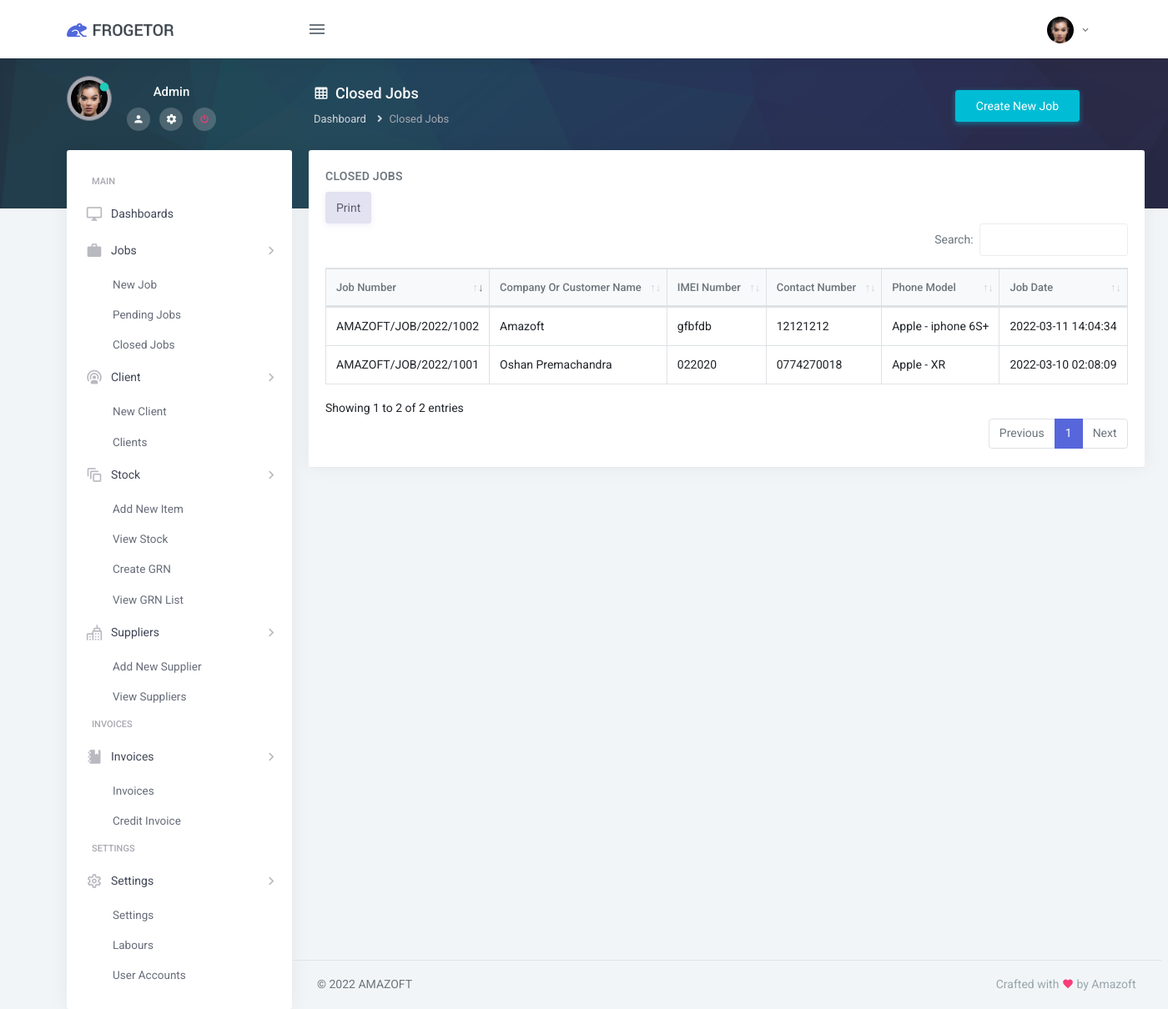
/closed_jobs.php (signed in), run on the app's committed database.
### tables this page shows
CREATE TABLE `users_profile_pic` (
  `users_profile_pic_id` int(11) NOT NULL,
  `user_id` varchar(255) DEFAULT NULL,
  `profile_image` varchar(255) DEFAULT NULL,
  `profile_pic_datetime` timestamp NOT NULL DEFAULT current_timestamp() ON UPDATE current_timestamp()
);

CREATE TABLE `users_login` (
  `user_id` int(3) NOT NULL,
  `name` varchar(255) NOT NULL,
  `email` varchar(255) NOT NULL,
  `password` varchar(255) NOT NULL,
  `role` varchar(3) NOT NULL,
  `tel` varchar(255) NOT NULL,
  `create_date` timestamp NULL DEFAULT current_timestamp()
);

CREATE TABLE `tbl_job_details` (
  `job_details_id` int(11) NOT NULL,
  `job_id` varchar(255) DEFAULT NULL,
  `client_id` varchar(255) DEFAULT NULL,
  `customer_name` varchar(255) DEFAULT NULL,
  `customer_tel` varchar(50) DEFAULT NULL,
  `customer_email` mediumtext DEFAULT NULL,
  `customer_address` mediumtext DEFAULT NULL,
  `m_imei` varchar(255) DEFAULT NULL,
  `s_imei` varchar(255) DEFAULT NULL,
  `make` varchar(50) DEFAULT NULL,
  `model` varchar(50) DEFAULT NULL,
  `fault_note` mediumtext DEFAULT NULL,
  `note` mediumtext DEFAULT NULL,
  `stat` varchar(3) DEFAULT NULL,
  `pattern` varchar(255) DEFAULT NULL,
  `pin_code` varchar(255) DEFAULT NULL,
  `job_detail_date_time` datetime NOT NULL
);

### closed_jobs.php (the view, shortened to what this page needs)
<?php
    $db=new DB();
    $conn=$db->connect();
    $user_id='';
    $user_name='';
    if (isset($_SESSION['Logged']) && $_SESSION['Logged'] == true)
    {
      $user_email = $_SESSION["email"];
      $getEmpQuery=$conn->query("SELECT user_id,name,email,role FROM users_login WHERE email='$user_email' ");
      while ($emp=$getEmpQuery->fetch_array()) {
        $user_id = $emp['0'];
        $user_name = $emp['1'];
      }
    }
    else
    {
        ?>
            <script type="text/javascript">
                window.location.href="login";
            </script>
        <?php
    }
?>
<!DOCTYPE html>
<html lang="en">
    <head>
        <?php include_once('controls/meta.php'); ?>
    </head>
    <body>
        <?php include_once('controls/top_nav.php'); ?>
        <div class="page-wrapper-img">
            <div class="page-wrapper-img-inner">
                <?php include_once('controls/top_nav_user_details.php'); ?>
                <div class="row">
                    <div class="col-sm-12">
                        <div class="page-title-box">
                            <div class="float-right align-item-center mt-2">
                                <button onclick="location.href='new_job'" class="btn btn-info px-4 align-self-center report-btn">Create New Job</button>
                            </div>
                            <h4 class="page-title mb-2"><i class="mdi mdi-table-large mr-2"></i>Closed Jobs</h4>
                            <div class="">
                                <ol class="breadcrumb">
                                    <li class="breadcrumb-item"><a href="index">Dashboard</a></li>
                                    <li class="breadcrumb-item active">Closed Jobs</li>
                                </ol>
                            </div>
                        </div>
                    </div>
                </div>
            </div>
        </div>
        <div class="page-wrapper">
            <div class="page-wrapper-inner">
                <?php include_once('controls/side_nav.php'); ?>
                <div class="page-content">
                    <div class="container-fluid">
                        <div class="row">
                            <div class="col-12">
                                <div class="card">
                                    <div class="card-body">
                                        <h4 class="mt-0 header-title">Closed Jobs</h4>
                                        <table id="Closed-table" class="table table-bordered dt-responsive nowrap" style="border-collapse: collapse; border-spacing: 0; width: 100%;">
                                            <thead>
                                            <tr>
                                                <th>Job Number</th>
                                                <th>Company Or Customer Name</th>
                                                <th>IMEI Number</th>
                                                <th>Contact Number</th>
                                                <th>Phone Model</th>
                                                <th>Job Date</th>
                                            </tr>
                                            </thead>
                                            <tbody>
                                            <?php
                                                $sql = "SELECT * FROM `tbl_job_details` WHERE stat='1'";
                                                $rs=$conn->query($sql);
                                                while($row =$rs->fetch_array())
                                                {
                                                    $JobId=$row[1];
                                                    $CustomerName=$row[3];
                                                    $CustomerTel=$row[4];
                                                    $MIMEI=$row[7];
                                                    $Make=$row[9];
                                                    $Model=$row[10];
                                                    $JobDateTime=$row[16];
                                                    $JobYear = date('Y', strtotime($JobDateTime));
                                            ?>
                                            <tr onclick="location.href='job_card?p=<?php echo base64_encode($JobId);?>'" style="cursor: pointer;">
                                                <td>AMAZOFT/JOB/<?php echo $JobYear; ?>/<?php echo $JobId+1000; ?></td>
                                                <td><?php echo $CustomerName; ?></td>
                                                <td><?php echo $MIMEI; ?></td>
                                                <td><?php echo $CustomerTel; ?></td>
                                                <td><?php echo $Make.' - '.$Model; ?></td>
                                                <td><?php echo $JobDateTime; ?></td>
                                            </tr>
                                            <?php } ?>
                                            </tbody>
                                        </table>
                                    </div>
                                </div>
                            </div>
                        </div>
                    </div>
                    <?php include_once('controls/footer.php'); ?>
                </div>
            </div>
        </div>
    </body>
</html>

### controls/top_nav.php (shortened to what this page needs)
<div class="topbar">
     <nav class="navbar-custom">
        <div class="topbar-left">
            <a href="index" class="logo">
                <span>
                    <img src="assets/images/logo-sm.png" alt="logo-small" class="logo-sm">
                </span>
                <span>
                    <img src="assets/images/logo-dark.png" alt="logo-large" class="logo-lg">
                </span>
            </a>
        </div>
        <ul class="list-unstyled topbar-nav float-right mb-0">
            <li class="dropdown">
                <a class="nav-link dropdown-toggle waves-effect waves-light nav-user" data-toggle="dropdown" href="#" role="button"
                    aria-haspopup="false" aria-expanded="false">
                    <?php
                        $checkProfilePicCount = $conn->query("SELECT count(*) FROM users_profile_pic WHERE user_id='$user_id'");
                        if($cppcRS = $checkProfilePicCount->fetch_array()){
                        $ProfilePicCount = (int)$cppcRS[0];
                        }
                            if($ProfilePicCount == 0){
                    ?>
                            <img alt="image" src="assets/images/profile.jpg" style="width: 32px; height: 32px; object-fit: cover;" class="rounded-circle">
                    <?php }else{ ?>
                    <?php
                        $getUserProPic=$conn->query("SELECT profile_image FROM users_profile_pic WHERE user_id='$user_id' ");
                        if($gunRs = $getUserProPic->fetch_array()){
                            $ProPic = $gunRs[0];
                    ?>
                            <img alt="image" src="user_profile_pic/<?php echo $ProPic; ?>" style="width: 32px; height: 32px; object-fit: cover;" class="rounded-circle">
                        <?php } ?>
                    <?php } ?>
                    <span class="ml-1 nav-user-name hidden-sm"> <i class="mdi mdi-chevron-down"></i> </span>
                </a>
            </li>
        </ul>
        <ul class="list-unstyled topbar-nav mb-0">
            <li>
                <button class="button-menu-mobile nav-link waves-effect waves-light">
                    <i class="mdi mdi-menu nav-icon"></i>
                </button>
            </li>
        </ul>
    </nav>
</div>

### controls/top_nav_user_details.php
<div class="sidebar-user media">
    <?php
        $checkProfilePicCount = $conn->query("SELECT count(*) FROM users_profile_pic WHERE user_id='$user_id'");
        if($cppcRS = $checkProfilePicCount->fetch_array()){
        $ProfilePicCount = (int)$cppcRS[0];
        }
            if($ProfilePicCount == 0){
    ?>
            <img alt="image" src="assets/images/profile.jpg" style="width: 128px; height: 128px; object-fit: cover;" class="rounded-circle img-thumbnail mb-1">
    <?php }else{ ?>
    <?php
        $getUserProPic=$conn->query("SELECT profile_image FROM users_profile_pic WHERE user_id='$user_id' ");
        if($gunRs = $getUserProPic->fetch_array()){
            $ProPic = $gunRs[0];
    ?>
            <img alt="image" src="user_profile_pic/<?php echo $ProPic; ?>" style="width: 54px; height: 54px; object-fit: cover;" class="rounded-circle img-thumbnail mb-1">
        <?php } ?>
    <?php } ?>
    <span class="online-icon"><i class="mdi mdi-record text-success"></i></span>
    <div class="media-body">
        <h5 class="text-light"><?php echo $user_name; ?></h5>
        <ul class="list-unstyled list-inline mb-0 mt-2">
            <li class="list-inline-item">
                <a href="index" class=""><i class="mdi mdi-account text-light"></i></a>
            </li>
            <li class="list-inline-item">
                <a href="settings" class=""><i class="mdi mdi-settings text-light"></i></a>
            </li>
            <li class="list-inline-item">
                <a href="signout" class=""><i class="mdi mdi-power text-danger"></i></a>
            </li>
        </ul>
    </div>
</div>

### data on the page
users_profile_pic: profile_image (picture)
users_login: name "Admin"
tbl_job_details: job_detail_date_time "2022", $JobId+1000 "1001", customer_name "Oshan Premachandra", m_imei "022020", customer_tel "0774270018", make "Apple", model "XR", job_detail_date_time "2022-03-10 02:08:09"
tbl_job_details: job_detail_date_time "2022", $JobId+1000 "1002", customer_name "Amazoft", m_imei "gfbfdb", customer_tel "12121212", make "Apple", model "iphone 6S+", job_detail_date_time "2022-03-11 14:04:34"
